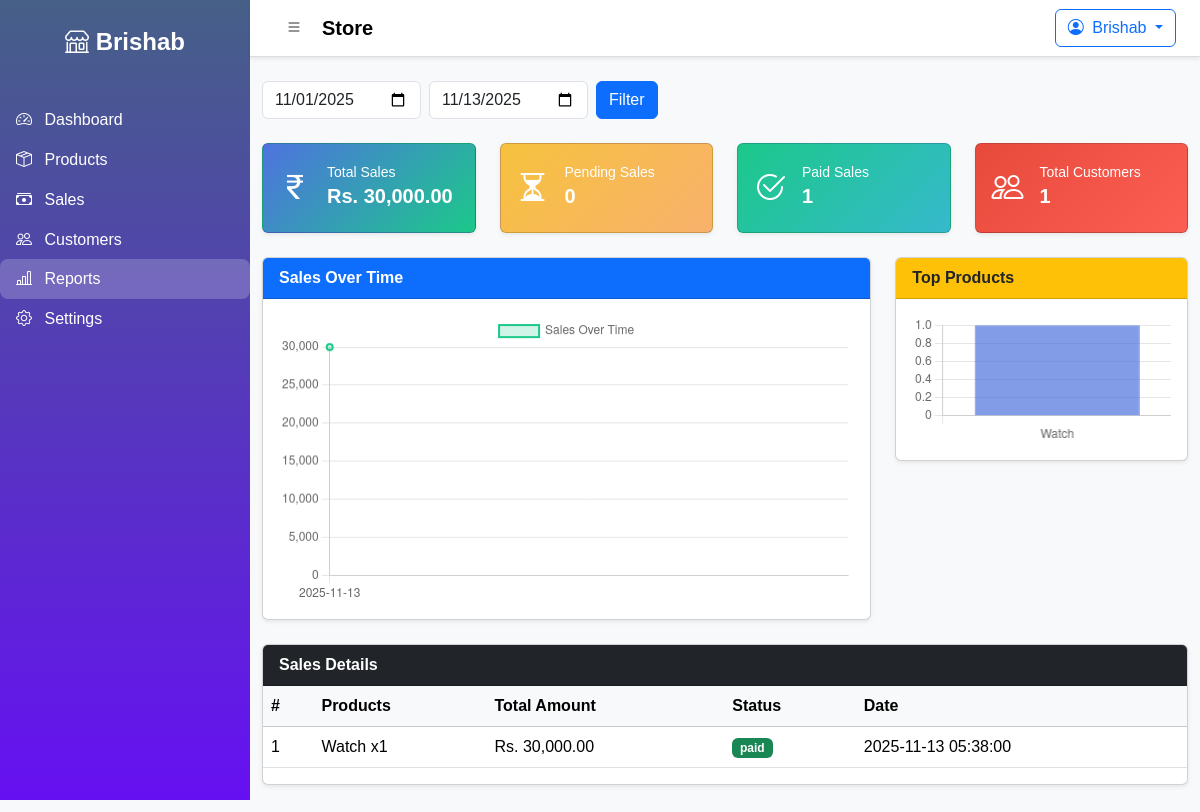
Screenshot of /reports.php (signed in) with the database file from the repository.
### tables this page shows
CREATE TABLE `sales` (
  `id` int(11) NOT NULL,
  `user_id` int(11) NOT NULL,
  `customer_id` int(11) DEFAULT NULL,
  `total_amount` decimal(10,2) NOT NULL,
  `status` enum('paid','pending') DEFAULT 'paid',
  `created_at` timestamp NOT NULL DEFAULT current_timestamp()
);

### reports.php (the view, shortened to what this page needs)
<?php
include 'includes/header.php';
$user_id = $_SESSION['user_id'] ?? 0;
$start_date = $_GET['start_date'] ?? date('Y-m-01');
$end_date   = $_GET['end_date'] ?? date('Y-m-d');
$kpiQuery = "SELECT
    SUM(s.total_amount) AS total_sales,
    SUM(CASE WHEN s.status='pending' THEN 1 ELSE 0 END) AS pending_sales,
    SUM(CASE WHEN s.status='paid' THEN 1 ELSE 0 END) AS paid_sales,
    COUNT(DISTINCT s.id) AS total_sales_count,
    (SELECT COUNT(*) FROM customers WHERE user_id=$user_id) AS total_customers
FROM sales s
WHERE s.user_id = $user_id AND DATE(s.created_at) BETWEEN '$start_date' AND '$end_date'";
$kpi = $conn->query($kpiQuery)->fetch_assoc();
$salesQuery = "SELECT s.id, s.total_amount, s.status, s.created_at,
    GROUP_CONCAT(CONCAT(p.name,' x',si.quantity) SEPARATOR ', ') AS products
    FROM sales s
    JOIN sale_items si ON s.id=si.sale_id
    JOIN products p ON si.product_id=p.id
    WHERE s.user_id=$user_id AND DATE(s.created_at) BETWEEN '$start_date' AND '$end_date'
    GROUP BY s.id
    ORDER BY s.created_at DESC";
$sales = $conn->query($salesQuery);
$chartData = $conn->query("
    SELECT DATE(created_at) as date, SUM(total_amount) as total
    FROM sales
    WHERE user_id=$user_id AND DATE(created_at) BETWEEN '$start_date' AND '$end_date'
    GROUP BY DATE(created_at)
    ORDER BY DATE(created_at)
");
$chartDates = $chartAmounts = [];
while($row = $chartData->fetch_assoc()){
    $chartDates[] = $row['date'];
    $chartAmounts[] = $row['total'];
}
$topProductsData = $conn->query("
    SELECT p.name, SUM(si.quantity) as qty
    FROM sale_items si
    JOIN products p ON si.product_id=p.id
    JOIN sales s ON s.id=si.sale_id
    WHERE s.user_id=$user_id AND DATE(s.created_at) BETWEEN '$start_date' AND '$end_date'
    GROUP BY p.id
    ORDER BY qty DESC
    LIMIT 5
");
$topProducts = $topQty = [];
while($row = $topProductsData->fetch_assoc()){
    $topProducts[] = $row['name'];
    $topQty[] = $row['qty'];
}
?>
<div class="container-fluid py-4">
  <div class="d-flex justify-content-between align-items-center mb-4">
    <form class="d-flex gap-2" method="GET">
      <input type="date" name="start_date" value="<?= $start_date ?>" class="form-control">
      <input type="date" name="end_date" value="<?= $end_date ?>" class="form-control">
      <button class="btn btn-primary">Filter</button>
    </form>
  </div>
  <div class="row g-4 mb-4">
    <div class="col-md-3 col-sm-6">
      <div class="card shadow-sm text-white" style="background: linear-gradient(135deg,#4e73df,#1cc88a);">
        <div class="card-body d-flex align-items-center">
          <i class="bi bi-currency-rupee fs-2 me-3"></i>
          <div>
            <small>Total Sales</small>
            <h5 class="fw-bold">Rs. <?= number_format($kpi['total_sales'] ?? 0,2) ?></h5>
          </div>
        </div>
      </div>
    </div>
    <div class="col-md-3 col-sm-6">
      <div class="card shadow-sm text-white" style="background: linear-gradient(135deg,#f6c23e,#f8b16c);">
        <div class="card-body d-flex align-items-center">
          <i class="bi bi-hourglass-split fs-2 me-3"></i>
          <div>
            <small>Pending Sales</small>
            <h5 class="fw-bold"><?= $kpi['pending_sales'] ?? 0 ?></h5>
          </div>
        </div>
      </div>
    </div>
    <div class="col-md-3 col-sm-6">
      <div class="card shadow-sm text-white" style="background: linear-gradient(135deg,#1cc88a,#36b9cc);">
        <div class="card-body d-flex align-items-center">
          <i class="bi bi-check2-circle fs-2 me-3"></i>
          <div>
            <small>Paid Sales</small>
            <h5 class="fw-bold"><?= $kpi['paid_sales'] ?? 0 ?></h5>
          </div>
        </div>
      </div>
    </div>
    <div class="col-md-3 col-sm-6">
      <div class="card shadow-sm text-white" style="background: linear-gradient(135deg,#e74a3b,#fd5e53);">
        <div class="card-body d-flex align-items-center">
          <i class="bi bi-people fs-2 me-3"></i>
          <div>
            <small>Total Customers</small>
            <h5 class="fw-bold"><?= $kpi['total_customers'] ?? 0 ?></h5>
          </div>
        </div>
      </div>
    </div>
  </div>
  <div class="row g-4 mb-4">
    <div class="col-md-8">
      <div class="card shadow-sm">
        <div class="card-header bg-primary text-white fw-bold">Sales Over Time</div>
        <div class="card-body">
          <canvas id="salesChart"></canvas>
        </div>
      </div>
    </div>
    <div class="col-md-4">
      <div class="card shadow-sm">
        <div class="card-header bg-warning text-dark fw-bold">Top Products</div>
        <div class="card-body">
          <canvas id="topProductsChart"></canvas>
        </div>
      </div>
    </div>
  </div>
  <div class="card shadow-sm mb-4">
    <div class="card-header bg-dark text-white fw-bold">Sales Details</div>
    <div class="table-responsive">
      <table class="table table-hover align-middle">
        <thead class="table-light">
          <tr>
            <th>#</th>
            <th>Products</th>
            <th>Total Amount</th>
            <th>Status</th>
            <th>Date</th>
          </tr>
        </thead>
        <tbody>
          <?php $i=1; while($s=$sales->fetch_assoc()): ?>
          <tr>
            <td><?= $i++ ?></td>
            <td><?= $s['products'] ?></td>
            <td>Rs. <?= number_format($s['total_amount'],2) ?></td>
            <td>
              <span class="badge <?= $s['status']=='paid'?'bg-success':'bg-warning text-dark' ?>"><?= $s['status'] ?></span>
            </td>
            <td><?= $s['created_at'] ?></td>
          </tr>
          <?php endwhile; ?>
        </tbody>
      </table>
    </div>
  </div>
</div>
<script>
const salesCtx = document.getElementById('salesChart').getContext('2d');
new Chart(salesCtx, {
    type: 'line',
    data: {
        labels: <?= json_encode($chartDates) ?>,
        datasets: [{
            label: 'Sales Over Time',
            data: <?= json_encode($chartAmounts) ?>,
            backgroundColor: 'rgba(28,200,138,0.2)',
            borderColor: 'rgba(28,200,138,1)',
            borderWidth: 2,
            fill: true,
            tension: 0.3
        }]
    },
    options: { responsive:true, plugins:{ legend:{ display:true } }, scales:{ y:{ beginAtZero:true } } }
});
const topProductsCtx = document.getElementById('topProductsChart').getContext('2d');
new Chart(topProductsCtx, {
    type: 'bar',
    data: {
        labels: <?= json_encode($topProducts) ?>,
        datasets: [{ label:'Qty Sold', data: <?= json_encode($topQty) ?>, backgroundColor:'rgba(78,115,223,0.7)', borderColor:'rgba(78,115,223,1)', borderWidth:1 }]
    },
    options: { responsive:true, plugins:{ legend:{ display:false } } }
});
</script>

### assets/css/style.css (style rules this page uses)
body { font-family: 'Poppins', sans-serif; background-color: #f8f9fa; }

### rows the page displays
sales: products "Watch x1", total_amount "30,000.00", status "paid", created_at "2025-11-13 05:38:00"

### other values shown
$admin['full_name'] "Brishab"
$admin['username'] "Store"
$admin['username'] "Brishab"
$kpi['total_sales'] "30,000.00"
$kpi['pending_sales'] "0"
$kpi['paid_sales'] "1"
$kpi['total_customers'] "1"
chart data {{ json_encode($chartDates) }} ["2025-11-13"]
chart data {{ json_encode($chartAmounts) }} ["30000.00"]
chart data {{ json_encode($topProducts) }} ["Watch"]
chart data {{ json_encode($topQty) }} ["1"]
